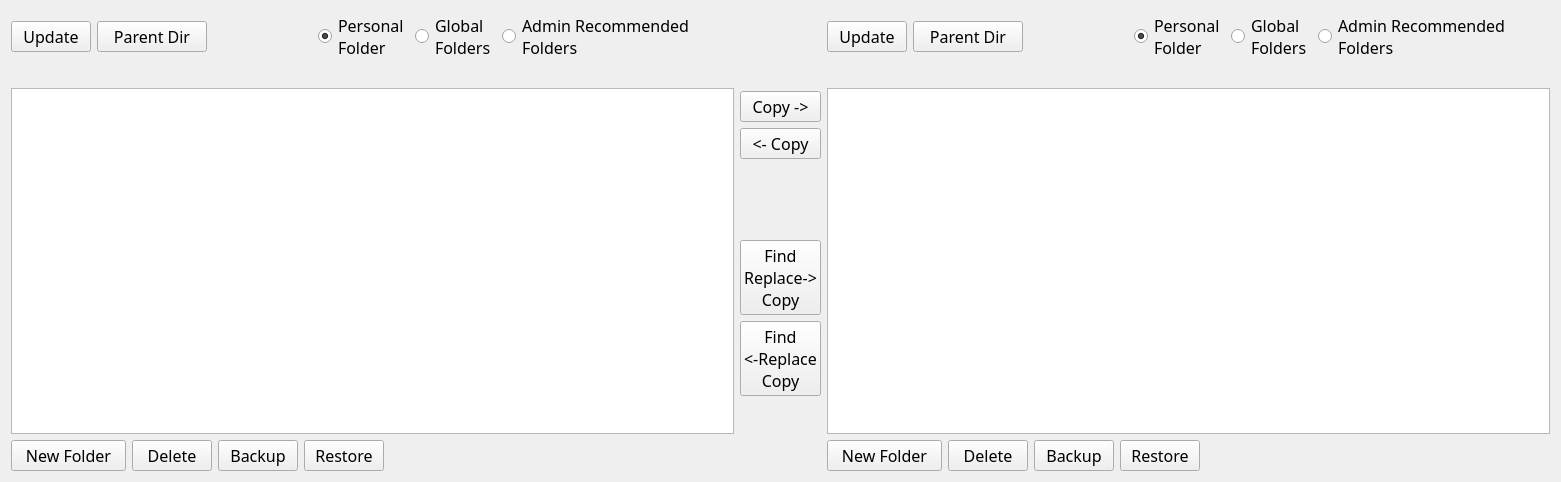
<?xml version="1.0" encoding="UTF-8"?>
<ui version="4.0">
 <class>Form</class>
 <widget class="QWidget" name="Form">
  <property name="geometry">
   <rect>
    <x>0</x>
    <y>0</y>
    <width>1561</width>
    <height>482</height>
   </rect>
  </property>
  <property name="windowTitle">
   <string>Form</string>
  </property>
  <layout class="QHBoxLayout" name="horizontalLayout">
   <item>
    <layout class="QVBoxLayout" name="verticalLayoutContentAllLeft">
     <item>
      <layout class="QHBoxLayout" name="horizontalContentTopButtonsLeft">
       <item>
        <layout class="QHBoxLayout" name="horizontalLayoutContentTopPushButtonsLeft">
         <item>
          <widget class="QPushButton" name="pushButtonUpdateContentLeft">
           <property name="maximumSize">
            <size>
             <width>85</width>
             <height>16777215</height>
            </size>
           </property>
           <property name="font">
            <font>
             <family>Waree</family>
             <pointsize>12</pointsize>
            </font>
           </property>
           <property name="contextMenuPolicy">
            <enum>Qt::NoContextMenu</enum>
           </property>
           <property name="toolTip">
            <string>Update the list of content based on the region/credentials entered above. </string>
           </property>
           <property name="text">
            <string>Update</string>
           </property>
          </widget>
         </item>
         <item>
          <widget class="QPushButton" name="pushButtonParentDirContentLeft">
           <property name="sizePolicy">
            <sizepolicy hsizetype="Minimum" vsizetype="Fixed">
             <horstretch>0</horstretch>
             <verstretch>0</verstretch>
            </sizepolicy>
           </property>
           <property name="minimumSize">
            <size>
             <width>110</width>
             <height>0</height>
            </size>
           </property>
           <property name="maximumSize">
            <size>
             <width>85</width>
             <height>16777215</height>
            </size>
           </property>
           <property name="font">
            <font>
             <family>Waree</family>
             <pointsize>12</pointsize>
            </font>
           </property>
           <property name="toolTip">
            <string>Go up one directory.</string>
           </property>
           <property name="text">
            <string>Parent Dir</string>
           </property>
          </widget>
         </item>
         <item>
          <spacer name="horizontalSpacer_19">
           <property name="orientation">
            <enum>Qt::Horizontal</enum>
           </property>
           <property name="sizeHint" stdset="0">
            <size>
             <width>40</width>
             <height>20</height>
            </size>
           </property>
          </spacer>
         </item>
        </layout>
       </item>
       <item>
        <layout class="QHBoxLayout" name="horizontalLayoutContentRadioButtonsLeft">
         <item alignment="Qt::AlignVCenter">
          <widget class="QRadioButton" name="radioButtonPersonalLeft">
           <property name="font">
            <font>
             <family>Waree</family>
             <pointsize>12</pointsize>
            </font>
           </property>
           <property name="toolTip">
            <string>Show the personal folder contents of the user who's credentials are entered above.</string>
           </property>
           <property name="text">
            <string>Personal
Folder</string>
           </property>
           <property name="checked">
            <bool>true</bool>
           </property>
           <attribute name="buttonGroup">
            <string notr="true">buttonGroupContentLeft</string>
           </attribute>
          </widget>
         </item>
         <item alignment="Qt::AlignVCenter">
          <widget class="QRadioButton" name="radioButtonGlobalLeft">
           <property name="enabled">
            <bool>true</bool>
           </property>
           <property name="font">
            <font>
             <family>Waree</family>
             <pointsize>12</pointsize>
            </font>
           </property>
           <property name="toolTip">
            <string>Show the folders of all users in the system. This will fail if your credentials do not have appropriate rights.</string>
           </property>
           <property name="text">
            <string>Global
Folders</string>
           </property>
           <attribute name="buttonGroup">
            <string notr="true">buttonGroupContentLeft</string>
           </attribute>
          </widget>
         </item>
         <item alignment="Qt::AlignVCenter">
          <widget class="QRadioButton" name="radioButtonAdminLeft">
           <property name="font">
            <font>
             <family>Waree</family>
             <pointsize>12</pointsize>
            </font>
           </property>
           <property name="toolTip">
            <string>Show the contents of the admin recommended folder. Currently only shows that content that has also been SHARED. This will be fixed soon. </string>
           </property>
           <property name="text">
            <string>Admin Recommended
Folders</string>
           </property>
           <attribute name="buttonGroup">
            <string notr="true">buttonGroupContentLeft</string>
           </attribute>
          </widget>
         </item>
         <item>
          <spacer name="horizontalSpacer_17">
           <property name="orientation">
            <enum>Qt::Horizontal</enum>
           </property>
           <property name="sizeHint" stdset="0">
            <size>
             <width>40</width>
             <height>20</height>
            </size>
           </property>
          </spacer>
         </item>
        </layout>
       </item>
      </layout>
     </item>
     <item>
      <widget class="QLabel" name="contentCurrentDirLabelLeft">
       <property name="text">
        <string/>
       </property>
      </widget>
     </item>
     <item>
      <widget class="QListWidget" name="contentListWidgetLeft">
       <property name="font">
        <font>
         <family>Waree</family>
         <pointsize>12</pointsize>
        </font>
       </property>
       <property name="selectionMode">
        <enum>QAbstractItemView::ExtendedSelection</enum>
       </property>
       <property name="sortingEnabled">
        <bool>true</bool>
       </property>
      </widget>
     </item>
     <item>
      <layout class="QHBoxLayout" name="horizontalLayoutContentBottomButtonsLeft">
       <item>
        <widget class="QPushButton" name="pushButtonContentNewFolderLeft">
         <property name="minimumSize">
          <size>
           <width>115</width>
           <height>0</height>
          </size>
         </property>
         <property name="maximumSize">
          <size>
           <width>85</width>
           <height>16777215</height>
          </size>
         </property>
         <property name="font">
          <font>
           <family>Waree</family>
           <pointsize>12</pointsize>
          </font>
         </property>
         <property name="toolTip">
          <string>Create a new folder in the current one. </string>
         </property>
         <property name="text">
          <string>New Folder</string>
         </property>
        </widget>
       </item>
       <item>
        <widget class="QPushButton" name="pushButtonContentDeleteLeft">
         <property name="maximumSize">
          <size>
           <width>85</width>
           <height>16777215</height>
          </size>
         </property>
         <property name="font">
          <font>
           <family>Waree</family>
           <pointsize>12</pointsize>
          </font>
         </property>
         <property name="toolTip">
          <string>Delete the selected content/folder(s). Be careful!</string>
         </property>
         <property name="text">
          <string>Delete</string>
         </property>
        </widget>
       </item>
       <item>
        <widget class="QPushButton" name="pushButtonContentBackupLeft">
         <property name="maximumSize">
          <size>
           <width>85</width>
           <height>16777215</height>
          </size>
         </property>
         <property name="font">
          <font>
           <family>Waree</family>
           <pointsize>12</pointsize>
          </font>
         </property>
         <property name="toolTip">
          <string>Backup the currently selected content to JSON file(s). Each item will be written to a seperate file. </string>
         </property>
         <property name="text">
          <string>Backup</string>
         </property>
        </widget>
       </item>
       <item>
        <widget class="QPushButton" name="pushButtonContentRestoreLeft">
         <property name="maximumSize">
          <size>
           <width>85</width>
           <height>16777215</height>
          </size>
         </property>
         <property name="font">
          <font>
           <family>Waree</family>
           <pointsize>12</pointsize>
          </font>
         </property>
         <property name="toolTip">
          <string>Restore content from previously backed up/exported JSON file(s). You can use this to import content that was exported from the Sumo Logic UI as well. </string>
         </property>
         <property name="text">
          <string>Restore</string>
         </property>
        </widget>
       </item>
       <item>
        <spacer name="horizontalSpacer_15">
         <property name="orientation">
          <enum>Qt::Horizontal</enum>
         </property>
         <property name="sizeHint" stdset="0">
          <size>
           <width>40</width>
           <height>20</height>
          </size>
         </property>
        </spacer>
       </item>
      </layout>
     </item>
    </layout>
   </item>
   <item>
    <layout class="QVBoxLayout" name="verticalLayoutContentCenterButtons">
     <item>
      <spacer name="verticalSpacer_4">
       <property name="orientation">
        <enum>Qt::Vertical</enum>
       </property>
       <property name="sizeHint" stdset="0">
        <size>
         <width>20</width>
         <height>80</height>
        </size>
       </property>
      </spacer>
     </item>
     <item>
      <widget class="QPushButton" name="pushButtonContentCopyLeftToRight">
       <property name="font">
        <font>
         <family>Waree</family>
         <pointsize>12</pointsize>
        </font>
       </property>
       <property name="contextMenuPolicy">
        <enum>Qt::NoContextMenu</enum>
       </property>
       <property name="toolTip">
        <string>Copy the selected content from the left org to the right org. </string>
       </property>
       <property name="text">
        <string>Copy -&gt;</string>
       </property>
      </widget>
     </item>
     <item>
      <widget class="QPushButton" name="pushButtonContentCopyRightToLeft">
       <property name="font">
        <font>
         <family>Waree</family>
         <pointsize>12</pointsize>
        </font>
       </property>
       <property name="contextMenuPolicy">
        <enum>Qt::NoContextMenu</enum>
       </property>
       <property name="toolTip">
        <string>Copy the selected content from the right org to the left org. </string>
       </property>
       <property name="text">
        <string>&lt;- Copy</string>
       </property>
      </widget>
     </item>
     <item>
      <spacer name="verticalSpacer_2">
       <property name="orientation">
        <enum>Qt::Vertical</enum>
       </property>
       <property name="sizeHint" stdset="0">
        <size>
         <width>20</width>
         <height>40</height>
        </size>
       </property>
      </spacer>
     </item>
     <item>
      <widget class="QPushButton" name="pushButtonContentFindReplaceCopyLeftToRight">
       <property name="font">
        <font>
         <family>Waree</family>
         <pointsize>12</pointsize>
        </font>
       </property>
       <property name="contextMenuPolicy">
        <enum>Qt::NoContextMenu</enum>
       </property>
       <property name="toolTip">
        <string>Copy the selected content from the left to right org AND replace sourceCategory tags as it's done. This is an experimental feature and may not always work properly. Fixes to come soon. </string>
       </property>
       <property name="text">
        <string>Find 
Replace-&gt;
Copy</string>
       </property>
      </widget>
     </item>
     <item>
      <widget class="QPushButton" name="pushButtonContentFindReplaceCopyRightToLeft">
       <property name="font">
        <font>
         <family>Waree</family>
         <pointsize>12</pointsize>
        </font>
       </property>
       <property name="contextMenuPolicy">
        <enum>Qt::NoContextMenu</enum>
       </property>
       <property name="toolTip">
        <string>Copy the selected content from the right to left org AND replace sourceCategory tags as it's done. This is an experimental feature and may not always work properly. Fixes to come soon. </string>
       </property>
       <property name="text">
        <string>Find 
&lt;-Replace
Copy</string>
       </property>
      </widget>
     </item>
     <item>
      <spacer name="verticalSpacer_3">
       <property name="orientation">
        <enum>Qt::Vertical</enum>
       </property>
       <property name="sizeHint" stdset="0">
        <size>
         <width>20</width>
         <height>40</height>
        </size>
       </property>
      </spacer>
     </item>
    </layout>
   </item>
   <item>
    <layout class="QVBoxLayout" name="verticalLayoutContentAllRight">
     <item>
      <layout class="QHBoxLayout" name="horizontalContentTopButtonsRight">
       <item>
        <layout class="QHBoxLayout" name="horizontalLayoutContentTopPushButtonsRight">
         <item>
          <widget class="QPushButton" name="pushButtonUpdateContentRight">
           <property name="maximumSize">
            <size>
             <width>85</width>
             <height>16777215</height>
            </size>
           </property>
           <property name="font">
            <font>
             <family>Waree</family>
             <pointsize>12</pointsize>
            </font>
           </property>
           <property name="contextMenuPolicy">
            <enum>Qt::NoContextMenu</enum>
           </property>
           <property name="toolTip">
            <string>Update the list of content based on the region/credentials entered above. </string>
           </property>
           <property name="text">
            <string>Update</string>
           </property>
          </widget>
         </item>
         <item>
          <widget class="QPushButton" name="pushButtonParentDirContentRight">
           <property name="minimumSize">
            <size>
             <width>110</width>
             <height>0</height>
            </size>
           </property>
           <property name="maximumSize">
            <size>
             <width>85</width>
             <height>16777215</height>
            </size>
           </property>
           <property name="font">
            <font>
             <family>Waree</family>
             <pointsize>12</pointsize>
            </font>
           </property>
           <property name="toolTip">
            <string>Go up one directory.</string>
           </property>
           <property name="text">
            <string>Parent Dir</string>
           </property>
          </widget>
         </item>
         <item>
          <spacer name="horizontalSpacer_20">
           <property name="orientation">
            <enum>Qt::Horizontal</enum>
           </property>
           <property name="sizeHint" stdset="0">
            <size>
             <width>40</width>
             <height>20</height>
            </size>
           </property>
          </spacer>
         </item>
        </layout>
       </item>
       <item>
        <layout class="QHBoxLayout" name="horizontalLayoutContentRadioButtonsRight">
         <item>
          <widget class="QRadioButton" name="radioButtonPersonalRight">
           <property name="font">
            <font>
             <family>Waree</family>
             <pointsize>12</pointsize>
            </font>
           </property>
           <property name="toolTip">
            <string>Show the personal folder contents of the user who's credentials are entered above.</string>
           </property>
           <property name="text">
            <string>Personal
Folder</string>
           </property>
           <property name="checked">
            <bool>true</bool>
           </property>
           <attribute name="buttonGroup">
            <string notr="true">buttonGroupContentRight</string>
           </attribute>
          </widget>
         </item>
         <item>
          <widget class="QRadioButton" name="radioButtonGlobalRight">
           <property name="enabled">
            <bool>true</bool>
           </property>
           <property name="font">
            <font>
             <family>Waree</family>
             <pointsize>12</pointsize>
            </font>
           </property>
           <property name="toolTip">
            <string>Show the folders of all users in the system. This will fail if your credentials do not have appropriate rights.</string>
           </property>
           <property name="text">
            <string>Global
Folders</string>
           </property>
           <attribute name="buttonGroup">
            <string notr="true">buttonGroupContentRight</string>
           </attribute>
          </widget>
         </item>
         <item>
          <widget class="QRadioButton" name="radioButtonAdminRight">
           <property name="font">
            <font>
             <family>Waree</family>
             <pointsize>12</pointsize>
            </font>
           </property>
           <property name="toolTip">
            <string>Show the contents of the admin recommended folder. Currently only shows that content that has also been SHARED. This will be fixed soon. </string>
           </property>
           <property name="text">
            <string>Admin Recommended
Folders</string>
           </property>
           <attribute name="buttonGroup">
            <string notr="true">buttonGroupContentRight</string>
           </attribute>
          </widget>
         </item>
         <item>
          <spacer name="horizontalSpacer_18">
           <property name="orientation">
            <enum>Qt::Horizontal</enum>
           </property>
           <property name="sizeHint" stdset="0">
            <size>
             <width>40</width>
             <height>20</height>
            </size>
           </property>
          </spacer>
         </item>
        </layout>
       </item>
      </layout>
     </item>
     <item>
      <widget class="QLabel" name="contentCurrentDirLabelRight">
       <property name="text">
        <string/>
       </property>
       <property name="wordWrap">
        <bool>true</bool>
       </property>
      </widget>
     </item>
     <item>
      <widget class="QListWidget" name="contentListWidgetRight">
       <property name="font">
        <font>
         <family>Waree</family>
         <pointsize>12</pointsize>
        </font>
       </property>
       <property name="selectionMode">
        <enum>QAbstractItemView::ExtendedSelection</enum>
       </property>
       <property name="sortingEnabled">
        <bool>true</bool>
       </property>
      </widget>
     </item>
     <item>
      <layout class="QHBoxLayout" name="horizontalLayoutContentBottomButtonsRight">
       <item>
        <widget class="QPushButton" name="pushButtonContentNewFolderRight">
         <property name="minimumSize">
          <size>
           <width>115</width>
           <height>0</height>
          </size>
         </property>
         <property name="maximumSize">
          <size>
           <width>85</width>
           <height>16777215</height>
          </size>
         </property>
         <property name="font">
          <font>
           <family>Waree</family>
           <pointsize>12</pointsize>
          </font>
         </property>
         <property name="toolTip">
          <string>Create a new folder in the current one. </string>
         </property>
         <property name="text">
          <string>New Folder</string>
         </property>
        </widget>
       </item>
       <item>
        <widget class="QPushButton" name="pushButtonContentDeleteRight">
         <property name="maximumSize">
          <size>
           <width>85</width>
           <height>16777215</height>
          </size>
         </property>
         <property name="font">
          <font>
           <family>Waree</family>
           <pointsize>12</pointsize>
          </font>
         </property>
         <property name="toolTip">
          <string>Delete the selected content/folder(s). Be careful!</string>
         </property>
         <property name="text">
          <string>Delete</string>
         </property>
        </widget>
       </item>
       <item>
        <widget class="QPushButton" name="pushButtonContentBackupRight">
         <property name="maximumSize">
          <size>
           <width>85</width>
           <height>16777215</height>
          </size>
         </property>
         <property name="font">
          <font>
           <family>Waree</family>
           <pointsize>12</pointsize>
          </font>
         </property>
         <property name="toolTip">
          <string>Backup the currently selected content to JSON file(s). Each item will be written to a seperate file. </string>
         </property>
         <property name="text">
          <string>Backup</string>
         </property>
        </widget>
       </item>
       <item>
        <widget class="QPushButton" name="pushButtonContentRestoreRight">
         <property name="maximumSize">
          <size>
           <width>85</width>
           <height>16777215</height>
          </size>
         </property>
         <property name="font">
          <font>
           <family>Waree</family>
           <pointsize>12</pointsize>
          </font>
         </property>
         <property name="toolTip">
          <string>Restore content from previously backed up/exported JSON file(s). You can use this to import content that was exported from the Sumo Logic UI as well. </string>
         </property>
         <property name="text">
          <string>Restore</string>
         </property>
        </widget>
       </item>
       <item>
        <spacer name="horizontalSpacer_16">
         <property name="orientation">
          <enum>Qt::Horizontal</enum>
         </property>
         <property name="sizeHint" stdset="0">
          <size>
           <width>40</width>
           <height>20</height>
          </size>
         </property>
        </spacer>
       </item>
      </layout>
     </item>
    </layout>
   </item>
  </layout>
 </widget>
 <resources/>
 <connections/>
 <buttongroups>
  <buttongroup name="buttonGroupContentLeft"/>
  <buttongroup name="buttonGroupContentRight"/>
 </buttongroups>
</ui>
